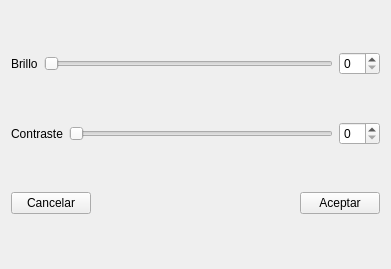
<?xml version="1.0" encoding="UTF-8"?>
<ui version="4.0">
 <class>BrilloContraste</class>
 <widget class="QWidget" name="BrilloContraste">
  <property name="geometry">
   <rect>
    <x>0</x>
    <y>0</y>
    <width>391</width>
    <height>269</height>
   </rect>
  </property>
  <property name="windowTitle">
   <string>Form</string>
  </property>
  <layout class="QVBoxLayout" name="verticalLayout">
   <item>
    <layout class="QHBoxLayout" name="horizontalLayout">
     <item>
      <widget class="QLabel" name="label">
       <property name="text">
        <string>Brillo</string>
       </property>
      </widget>
     </item>
     <item>
      <widget class="QSlider" name="SliderBrillo">
       <property name="orientation">
        <enum>Qt::Horizontal</enum>
       </property>
      </widget>
     </item>
     <item>
      <widget class="QSpinBox" name="spinBoxBrillo"/>
     </item>
    </layout>
   </item>
   <item>
    <layout class="QHBoxLayout" name="horizontalLayout_2">
     <item>
      <widget class="QLabel" name="label_2">
       <property name="text">
        <string>Contraste</string>
       </property>
      </widget>
     </item>
     <item>
      <widget class="QSlider" name="SliderContraste">
       <property name="orientation">
        <enum>Qt::Horizontal</enum>
       </property>
      </widget>
     </item>
     <item>
      <widget class="QSpinBox" name="spinBoxContraste"/>
     </item>
    </layout>
   </item>
   <item>
    <layout class="QHBoxLayout" name="horizontalLayout_3">
     <item>
      <widget class="QPushButton" name="ButtonCancelar">
       <property name="text">
        <string>Cancelar</string>
       </property>
      </widget>
     </item>
     <item>
      <spacer name="horizontalSpacer">
       <property name="orientation">
        <enum>Qt::Horizontal</enum>
       </property>
       <property name="sizeHint" stdset="0">
        <size>
         <width>40</width>
         <height>20</height>
        </size>
       </property>
      </spacer>
     </item>
     <item>
      <widget class="QPushButton" name="ButtonAceptar">
       <property name="text">
        <string>Aceptar</string>
       </property>
       <property name="shortcut">
        <string>Return</string>
       </property>
      </widget>
     </item>
    </layout>
   </item>
  </layout>
 </widget>
 <resources/>
 <connections/>
</ui>
